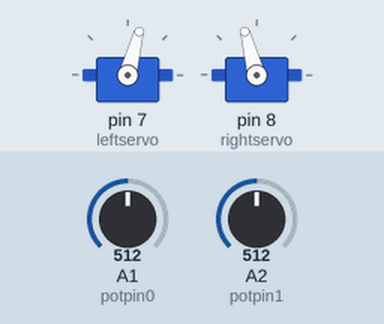
This sketch was run on a simulated Arduino Uno, built with avr-gcc and run on an emulated ATmega328P. Parts: 2 × servo. Inputs (shaded band) come from the test bench; at power-on: A1 (potpin0) = 512, A2 (potpin1) = 512.

Above: at 2.2 s.
2.3 s: A1 (potpin0) set to 716
At 3.1 s:
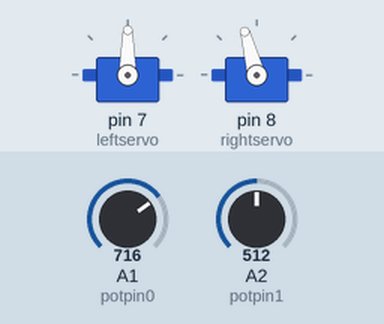
3.8 s: A2 (potpin1) set to 900
At 4.2 s:
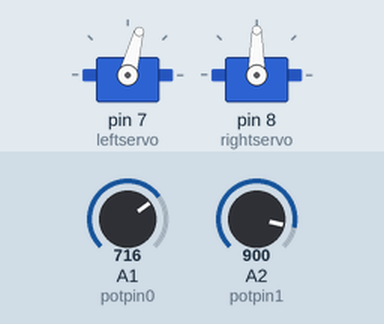
5.3 s: A2 (potpin1) set to 716
At 6.5 s:
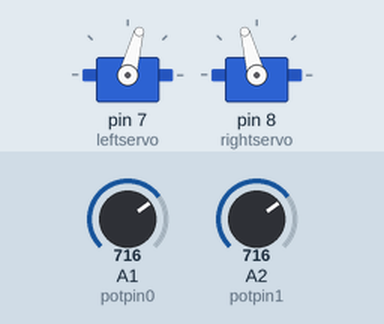
6.8 s: A2 (potpin1) set to 511
At 7.7 s:
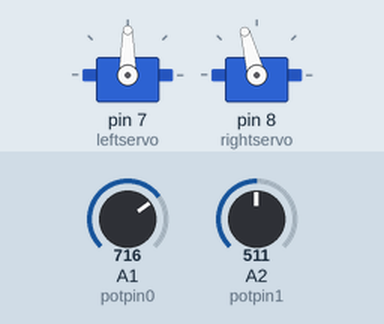
Timing chart, 0 to 9.3 s (numbered marks = the images above; inputs shaded):
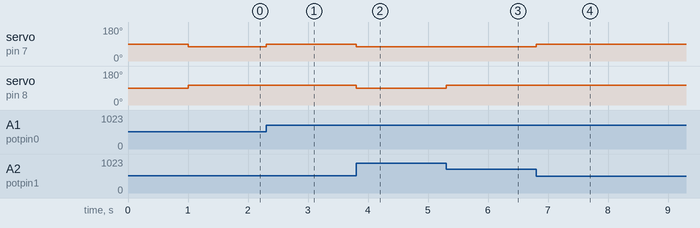

Measured:
- after the input at 2.3 s, servo on pin 7 (leftservo): 75° → 90° at once
- after the input at 3.8 s, servo on pin 7 (leftservo): 90° → 75° at once; servo on pin 8 (rightservo): 105° → 90° at once
- after the input at 5.3 s, servo on pin 8 (rightservo): 90° → 105° at once
- after the input at 6.8 s, servo on pin 7 (leftservo): 75° → 90° at once

The sketch:

sketch_dec29c.ino
```cpp
#include <Servo.h>

Servo leftservo;  // create servo object to control a servo
Servo rightservo;

int potpin0 = 1;  // analog pin used to connect the potentiometer
int left;    // variable to read the value from the analog pin
int potpin1 = 2;
int right;
void setup()
{
  leftservo.attach(7);
  rightservo.attach(8);
  rightservo.write(90);
  leftservo.write(90);
  delay(1000);
}

void loop()
{
  left = analogRead(potpin0);
  right = analogRead(potpin1);

  if(left < right)
  { leftservo.write(75);
  rightservo.write(90);}

  else if (left > right)
  { leftservo.write(90);
  rightservo.write(105);}

  else
  {leftservo.write(75);
  rightservo.write(105);}

}
```
